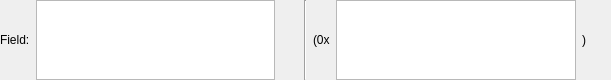
<?xml version="1.0" encoding="UTF-8"?>
<ui version="4.0">
 <class>StringFieldWidget</class>
 <widget class="QWidget" name="StringFieldWidget">
  <property name="geometry">
   <rect>
    <x>0</x>
    <y>0</y>
    <width>611</width>
    <height>80</height>
   </rect>
  </property>
  <property name="windowTitle">
   <string>String Field</string>
  </property>
  <layout class="QHBoxLayout" name="horizontalLayout_3" stretch="1,0,1">
   <property name="leftMargin">
    <number>0</number>
   </property>
   <property name="topMargin">
    <number>0</number>
   </property>
   <property name="rightMargin">
    <number>0</number>
   </property>
   <property name="bottomMargin">
    <number>0</number>
   </property>
   <item>
    <layout class="QHBoxLayout" name="horizontalLayout">
     <item>
      <widget class="QLabel" name="m_nameLabel">
       <property name="text">
        <string>Field:</string>
       </property>
      </widget>
     </item>
     <item>
      <widget class="QPlainTextEdit" name="m_valuePlainTextEdit">
       <property name="sizeAdjustPolicy">
        <enum>QAbstractScrollArea::AdjustIgnored</enum>
       </property>
      </widget>
     </item>
     <item>
      <spacer name="horizontalSpacer">
       <property name="orientation">
        <enum>Qt::Horizontal</enum>
       </property>
       <property name="sizeHint" stdset="0">
        <size>
         <width>40</width>
         <height>20</height>
        </size>
       </property>
      </spacer>
     </item>
    </layout>
   </item>
   <item>
    <widget class="Line" name="line">
     <property name="orientation">
      <enum>Qt::Vertical</enum>
     </property>
    </widget>
   </item>
   <item>
    <layout class="QHBoxLayout" name="horizontalLayout_2">
     <item>
      <widget class="QLabel" name="m_serFrontLabel">
       <property name="text">
        <string>(0x</string>
       </property>
      </widget>
     </item>
     <item>
      <widget class="QPlainTextEdit" name="m_serValuePlainTextEdit">
       <property name="sizeAdjustPolicy">
        <enum>QAbstractScrollArea::AdjustIgnored</enum>
       </property>
       <property name="readOnly">
        <bool>true</bool>
       </property>
      </widget>
     </item>
     <item>
      <widget class="QLabel" name="m_serBackLabel">
       <property name="text">
        <string>)</string>
       </property>
      </widget>
     </item>
     <item>
      <spacer name="horizontalSpacer_2">
       <property name="orientation">
        <enum>Qt::Horizontal</enum>
       </property>
       <property name="sizeHint" stdset="0">
        <size>
         <width>40</width>
         <height>20</height>
        </size>
       </property>
      </spacer>
     </item>
    </layout>
   </item>
  </layout>
 </widget>
 <resources/>
 <connections/>
</ui>
